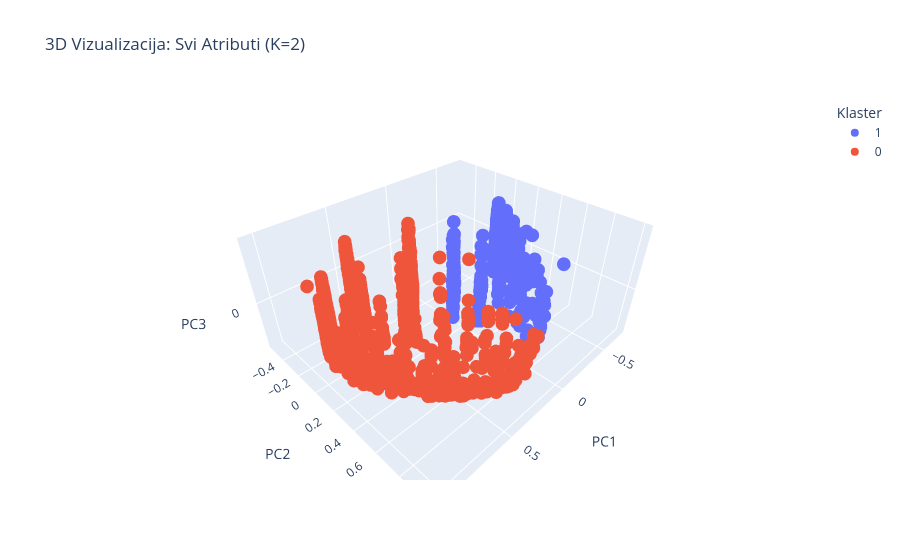
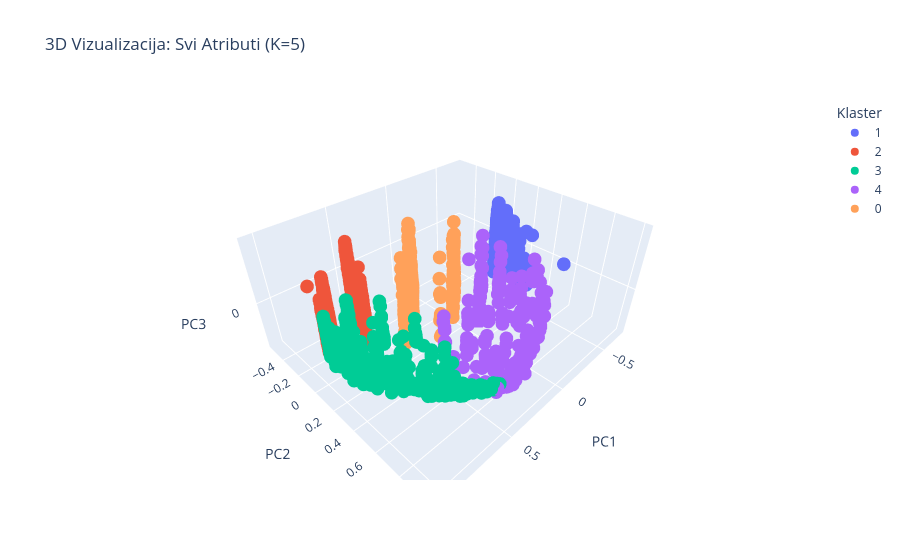

The notebook cell these images were saved under, in order:
### Markdown cell above
<h3>Vizuelizacije

### Code cell
# --- Heatmap Score distribucija - optimalni K ---
plt.figure(figsize=(8, 5))
sns.heatmap(ct_score_opt, annot=True, fmt=".2f", cmap="Blues")
plt.title(f"Distribucija Score po klasterima (KMeans, K={optimal_k}) — procenti")
plt.xlabel("Score")
plt.ylabel("Klaster")
plt.tight_layout()
plt.savefig(os.path.join(output_dir,"heatmap_score_opt.png"), dpi=150)
plt.show()

# --- Heatmap Score distribucija - K=5 ---
plt.figure(figsize=(10, 6))
sns.heatmap(ct_score_k5, annot=True, fmt=".2f", cmap="Greens")
plt.title("Distribucija Score po klasterima (KMeans, K=5) — procenti")
plt.xlabel("Score")
plt.ylabel("Klaster")
plt.tight_layout()
plt.savefig(os.path.join(output_dir,"heatmap_score_k5.png"), dpi=150)
plt.show()

# --- Silhouette barplot - svi algoritmi ---
plt.figure(figsize=(12, 5))
sns.barplot(x='Algoritam', y='Silhouette', data=df_res, hue='Algoritam', palette='magma', legend=False)
plt.title('Silhouette Score - Svi Atributi (Kombinovano)')
plt.xticks(rotation=30, ha='right')
plt.tight_layout()
plt.savefig(os.path.join(output_dir,"silhouette_all.png"), dpi=150)
plt.show()

# --- 2D PCA Vizualizacija - optimalni K ---
pca_2d = PCA(n_components=2)
coords_pca = pca_2d.fit_transform(X_final)

plt.figure(figsize=(10, 6))
sns.scatterplot(x=coords_pca[:, 0], y=coords_pca[:, 1], hue=labels_km, palette='magma', alpha=0.7)
plt.title(f"2D PCA prikaz klastera (KMeans, K={optimal_k}) — Tekst + Helpfulness")
plt.tight_layout()
plt.savefig(os.path.join(output_dir,"pca_2d_opt.png"), dpi=150)
plt.show()

# --- 2D PCA Vizualizacija - K=5 ---
plt.figure(figsize=(10, 6))
sns.scatterplot(x=coords_pca[:, 0], y=coords_pca[:, 1], hue=labels_km5, palette='tab10', alpha=0.7)
plt.title("2D PCA prikaz klastera (KMeans, K=5) — Tekst + Helpfulness")
plt.tight_layout()
plt.savefig(os.path.join(output_dir,"pca_2d_k5.png"), dpi=150)
plt.show()

# --- 2D t-SNE Vizualizacija (na uzorku od 2000 zbog brzine) ---
print("\nt-SNE vizualizacija (moze potrajati ~2-3 minuta)...")
sample_idx = np.random.choice(len(X_final), size=2000, replace=False)
X_tsne_sample = X_final[sample_idx]
labels_tsne_opt = labels_km[sample_idx]
labels_tsne_k5 = labels_km5[sample_idx]

tsne = TSNE(n_components=2, random_state=42, perplexity=30)
coords_tsne = tsne.fit_transform(X_tsne_sample)

plt.figure(figsize=(10, 6))
sns.scatterplot(x=coords_tsne[:, 0], y=coords_tsne[:, 1], hue=labels_tsne_opt, palette='magma', alpha=0.7)
plt.title(f"2D t-SNE prikaz klastera (KMeans, K={optimal_k}) — uzorak 2000")
plt.tight_layout()
plt.savefig(os.path.join(output_dir,"tsne_2d_opt.png"), dpi=150)
plt.show()

plt.figure(figsize=(10, 6))
sns.scatterplot(x=coords_tsne[:, 0], y=coords_tsne[:, 1], hue=labels_tsne_k5, palette='tab10', alpha=0.7)
plt.title("2D t-SNE prikaz klastera (KMeans, K=5) — uzorak 2000")
plt.tight_layout()
plt.savefig(os.path.join(output_dir,"tsne_2d_k5.png"), dpi=150)
plt.show()

# --- 3D Vizualizacija - optimalni K ---
pca_3d = PCA(n_components=3)
X_3d = pca_3d.fit_transform(X_final)
df_3d = pd.DataFrame(X_3d, columns=['PC1', 'PC2', 'PC3'])
df_3d['Klaster'] = labels_km.astype(str)
df_3d['Snippet'] = df['Text'].str[:50]

fig = px.scatter_3d(
    df_3d, x='PC1', y='PC2', z='PC3',
    color='Klaster',
    title=f"3D Vizualizacija: Svi Atributi (K={optimal_k})",
    hover_data=['Snippet']
)
fig.show()

# --- 3D Vizualizacija - K=5 ---
df_3d_k5 = pd.DataFrame(X_3d, columns=['PC1', 'PC2', 'PC3'])
df_3d_k5['Klaster'] = labels_km5.astype(str)
df_3d_k5['Snippet'] = df['Text'].str[:50]

fig5 = px.scatter_3d(
    df_3d_k5, x='PC1', y='PC2', z='PC3',
    color='Klaster',
    title="3D Vizualizacija: Svi Atributi (K=5)",
    hover_data=['Snippet']
)
fig5.show()

print("\nGotovo! Svi grafici su sacuvani u folderu:", output_dir)

### Figure 1 — Plotly figure (JSON) as saved in the notebook; plotly's stock layout.template omitted (floating-point values rounded to 4 significant figures; data arrays with more than 128 entries replaced by an {"elided": "..."} marker saying what was removed)
{"data": [{"customdata": {"elided": "5500x1 str values"}, "hovertemplate": "Klaster=1<br>PC1=%{x}<br>PC2=%{y}<br>PC3=%{z}<br>Snippet=%{customdata[0]}<extra></extra>", "legendgroup": "1", "marker": {"color": "#636efa", "symbol": "circle"}, "mode": "markers", "name": "1", "scene": "scene", "showlegend": true, "type": "scatter3d", "x": {"elided": "5500 float values"}, "y": {"elided": "5500 float values"}, "z": {"elided": "5500 float values"}}, {"customdata": {"elided": "4500x1 str values"}, "hovertemplate": "Klaster=0<br>PC1=%{x}<br>PC2=%{y}<br>PC3=%{z}<br>Snippet=%{customdata[0]}<extra></extra>", "legendgroup": "0", "marker": {"color": "#EF553B", "symbol": "circle"}, "mode": "markers", "name": "0", "scene": "scene", "showlegend": true, "type": "scatter3d", "x": {"elided": "4500 float values"}, "y": {"elided": "4500 float values"}, "z": {"elided": "4500 float values"}}], "layout": {"autosize": true, "legend": {"title": {"text": "Klaster"}, "tracegroupgap": 0}, "scene": {"aspectmode": "auto", "aspectratio": {"x": 1.357, "y": 1.194, "z": 0.6176}, "domain": {"x": [0, 1], "y": [0, 1]}, "xaxis": {"title": {"text": "PC1"}, "type": "linear"}, "yaxis": {"title": {"text": "PC2"}, "type": "linear"}, "zaxis": {"title": {"text": "PC3"}, "type": "linear"}}, "title": {"text": "3D Vizualizacija: Svi Atributi (K=2)"}}}

### Figure 2 — Plotly figure (JSON) as saved in the notebook; plotly's stock layout.template omitted (floating-point values rounded to 4 significant figures; data arrays with more than 128 entries replaced by an {"elided": "..."} marker saying what was removed)
{"data": [{"customdata": {"elided": "5288x1 str values"}, "hovertemplate": "Klaster=1<br>PC1=%{x}<br>PC2=%{y}<br>PC3=%{z}<br>Snippet=%{customdata[0]}<extra></extra>", "legendgroup": "1", "marker": {"color": "#636efa", "symbol": "circle"}, "mode": "markers", "name": "1", "scene": "scene", "showlegend": true, "type": "scatter3d", "x": {"elided": "5288 float values"}, "y": {"elided": "5288 float values"}, "z": {"elided": "5288 float values"}}, {"customdata": {"elided": "2760x1 str values"}, "hovertemplate": "Klaster=2<br>PC1=%{x}<br>PC2=%{y}<br>PC3=%{z}<br>Snippet=%{customdata[0]}<extra></extra>", "legendgroup": "2", "marker": {"color": "#EF553B", "symbol": "circle"}, "mode": "markers", "name": "2", "scene": "scene", "showlegend": true, "type": "scatter3d", "x": {"elided": "2760 float values"}, "y": {"elided": "2760 float values"}, "z": {"elided": "2760 float values"}}, {"customdata": {"elided": "1218x1 str values"}, "hovertemplate": "Klaster=3<br>PC1=%{x}<br>PC2=%{y}<br>PC3=%{z}<br>Snippet=%{customdata[0]}<extra></extra>", "legendgroup": "3", "marker": {"color": "#00cc96", "symbol": "circle"}, "mode": "markers", "name": "3", "scene": "scene", "showlegend": true, "type": "scatter3d", "x": {"elided": "1218 float values"}, "y": {"elided": "1218 float values"}, "z": {"elided": "1218 float values"}}, {"customdata": {"elided": "230x1 str values"}, "hovertemplate": "Klaster=4<br>PC1=%{x}<br>PC2=%{y}<br>PC3=%{z}<br>Snippet=%{customdata[0]}<extra></extra>", "legendgroup": "4", "marker": {"color": "#ab63fa", "symbol": "circle"}, "mode": "markers", "name": "4", "scene": "scene", "showlegend": true, "type": "scatter3d", "x": {"elided": "230 float values"}, "y": {"elided": "230 float values"}, "z": {"elided": "230 float values"}}, {"customdata": {"elided": "504x1 str values"}, "hovertemplate": "Klaster=0<br>PC1=%{x}<br>PC2=%{y}<br>PC3=%{z}<br>Snippet=%{customdata[0]}<extra></extra>", "legendgroup": "0", "marker": {"color": "#FFA15A", "symbol": "circle"}, "mode": "markers", "name": "0", "scene": "scene", "showlegend": true, "type": "scatter3d", "x": {"elided": "504 float values"}, "y": {"elided": "504 float values"}, "z": {"elided": "504 float values"}}], "layout": {"autosize": true, "legend": {"title": {"text": "Klaster"}, "tracegroupgap": 0}, "scene": {"aspectmode": "auto", "aspectratio": {"x": 1.357, "y": 1.194, "z": 0.6176}, "domain": {"x": [0, 1], "y": [0, 1]}, "xaxis": {"title": {"text": "PC1"}, "type": "linear"}, "yaxis": {"title": {"text": "PC2"}, "type": "linear"}, "zaxis": {"title": {"text": "PC3"}, "type": "linear"}}, "title": {"text": "3D Vizualizacija: Svi Atributi (K=5)"}}}
